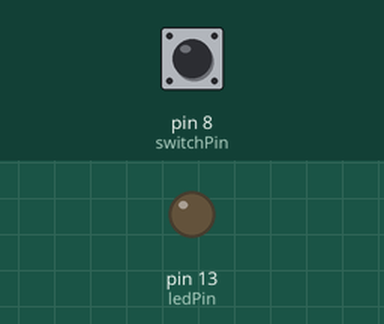
The sketch below on a simulated Arduino Uno, built with avr-gcc and run on an emulated ATmega328P. On the bench: output pins drawn as LEDs (lit = HIGH). The test bench sets the inputs (shaded band); at power-on: pin 8 (switchPin) LOW.

Above: at 1.2 s.
1.3 s: pin 8 (switchPin) pulled HIGH for 0.15 s
At 1.8 s:
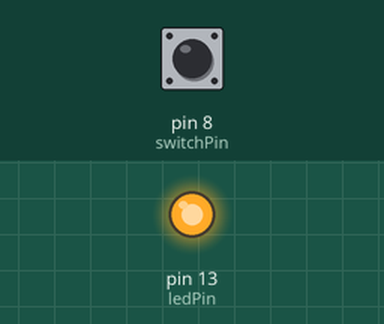
2.9 s: pin 8 (switchPin) pulled HIGH for 1 s
At 4.2 s:
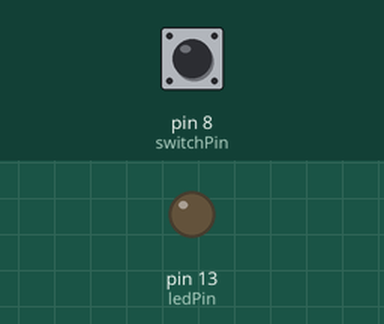
5.4 s: pin 8 (switchPin) pulled HIGH for 3.2 s
At 6.1 s:
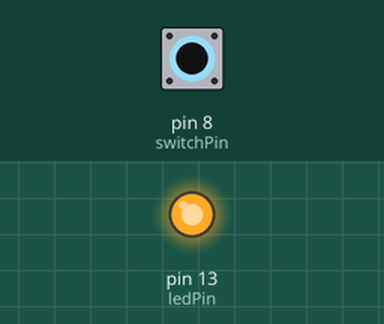
Timing chart, 0 to 8.4 s (numbered marks = the images above; inputs shaded):
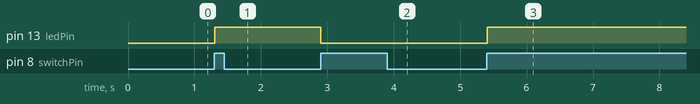

Measured:
- after the input at 1.3 s, pin 13 (ledPin): LOW → HIGH at once
- after the input at 2.9 s, pin 13 (ledPin): HIGH → LOW at once
- after the input at 5.4 s, pin 13 (ledPin): LOW → HIGH at once

The sketch:

debouncedButtonLightsLED.ino
```cpp
int switchPin = 8;
int ledPin = 13;
boolean ledOn = false;
boolean lastButton = LOW;
boolean currentButton = LOW;

void setup()
{
  pinMode(switchPin, INPUT);
  pinMode(ledPin, OUTPUT);
}

void loop()
{
  currentButton = digitalRead(switchPin);
  if(currentButton != lastButton)
  {
    delay(5);
    currentButton = digitalRead(switchPin);
  }

  if(lastButton == LOW && currentButton == HIGH)
  {
    ledOn = !ledOn;
  }

  lastButton = currentButton;
  digitalWrite(ledPin, ledOn);
}
```
